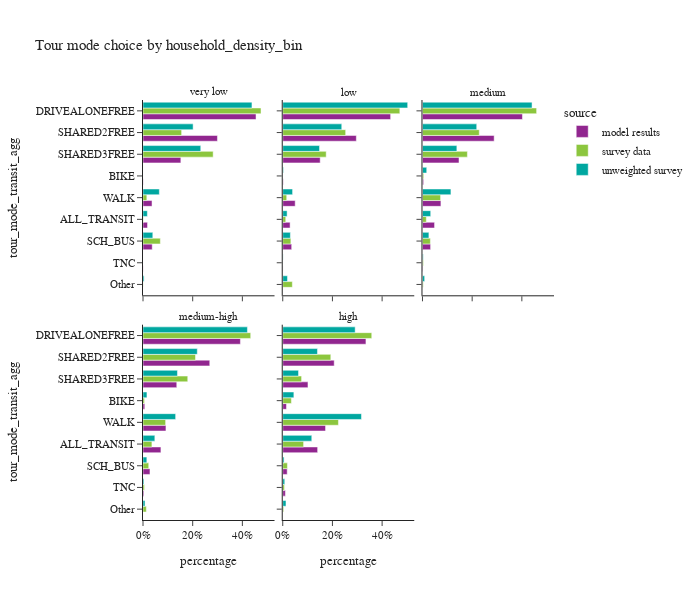
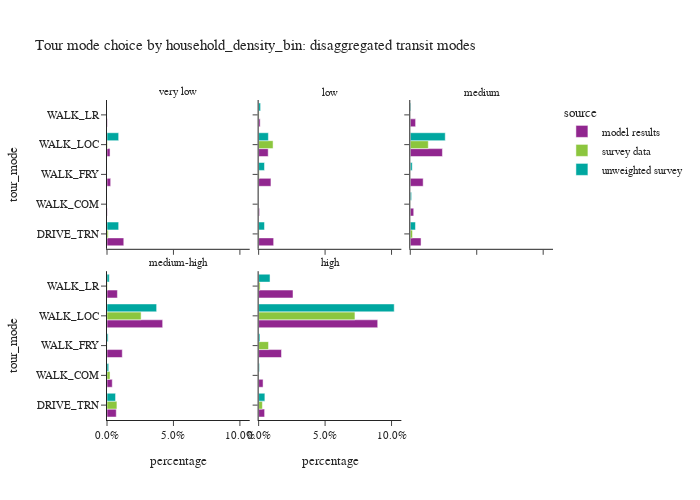

Notebook source saved alongside these figures, in order:
### Code cell
plot_mode_choice(tour_data,'household_density_bin',3,600)
plot_mode_choice_transit(tour_data,'household_density_bin',3,500)

### Figure 1 — Plotly figure (JSON) as saved in the notebook; plotly's stock layout.template omitted (floating-point values rounded to 4 significant figures)
{"data": [{"alignmentgroup": "True", "hovertemplate": "source=model results<br>household_density_bin=very low<br>percentage=%{x}<br>tour_mode_transit_agg=%{y}<extra></extra>", "legendgroup": "model results", "marker": {"color": "#91268F", "pattern": {"shape": ""}}, "name": "model results", "offsetgroup": "model results", "orientation": "h", "showlegend": true, "textposition": "auto", "type": "bar", "x": [0.0182, 0.000825, 0.4549, 0.0, 0.03712, 0.2996, 0.1524, 0.0005814, 0.03633], "xaxis": "x4", "y": ["ALL_TRANSIT", "BIKE", "DRIVEALONEFREE", "Other", "SCH_BUS", "SHARED2FREE", "SHARED3FREE", "TNC", "WALK"], "yaxis": "y4"}, {"alignmentgroup": "True", "hovertemplate": "source=model results<br>household_density_bin=low<br>percentage=%{x}<br>tour_mode_transit_agg=%{y}<extra></extra>", "legendgroup": "model results", "marker": {"color": "#91268F", "pattern": {"shape": ""}}, "name": "model results", "offsetgroup": "model results", "orientation": "h", "showlegend": false, "textposition": "auto", "type": "bar", "x": [0.02959, 0.00192, 0.4343, 0.0, 0.03599, 0.2962, 0.1507, 0.001127, 0.05008], "xaxis": "x5", "y": ["ALL_TRANSIT", "BIKE", "DRIVEALONEFREE", "Other", "SCH_BUS", "SHARED2FREE", "SHARED3FREE", "TNC", "WALK"], "yaxis": "y5"}, {"alignmentgroup": "True", "hovertemplate": "source=model results<br>household_density_bin=medium<br>percentage=%{x}<br>tour_mode_transit_agg=%{y}<extra></extra>", "legendgroup": "model results", "marker": {"color": "#91268F", "pattern": {"shape": ""}}, "name": "model results", "offsetgroup": "model results", "orientation": "h", "showlegend": false, "textposition": "auto", "type": "bar", "x": [0.04857, 0.004508, 0.4024, 0.0, 0.03265, 0.2885, 0.147, 0.002114, 0.07423], "xaxis": "x6", "y": ["ALL_TRANSIT", "BIKE", "DRIVEALONEFREE", "Other", "SCH_BUS", "SHARED2FREE", "SHARED3FREE", "TNC", "WALK"], "yaxis": "y6"}, {"alignmentgroup": "True", "hovertemplate": "source=model results<br>household_density_bin=medium-high<br>percentage=%{x}<br>tour_mode_transit_agg=%{y}<extra></extra>", "legendgroup": "model results", "marker": {"color": "#91268F", "pattern": {"shape": ""}}, "name": "model results", "offsetgroup": "model results", "orientation": "h", "showlegend": false, "textposition": "auto", "type": "bar", "x": [0.07212, 0.007171, 0.3921, 0.0, 0.02807, 0.2688, 0.1359, 0.003452, 0.09239], "xaxis": "x", "y": ["ALL_TRANSIT", "BIKE", "DRIVEALONEFREE", "Other", "SCH_BUS", "SHARED2FREE", "SHARED3FREE", "TNC", "WALK"], "yaxis": "y"}, {"alignmentgroup": "True", "hovertemplate": "source=model results<br>household_density_bin=high<br>percentage=%{x}<br>tour_mode_transit_agg=%{y}<extra></extra>", "legendgroup": "model results", "marker": {"color": "#91268F", "pattern": {"shape": ""}}, "name": "model results", "offsetgroup": "model results", "orientation": "h", "showlegend": false, "textposition": "auto", "type": "bar", "x": [0.1405, 0.01496, 0.3349, 0.0, 0.01796, 0.2072, 0.1015, 0.01066, 0.1723], "xaxis": "x2", "y": ["ALL_TRANSIT", "BIKE", "DRIVEALONEFREE", "Other", "SCH_BUS", "SHARED2FREE", "SHARED3FREE", "TNC", "WALK"], "yaxis": "y2"}, {"alignmentgroup": "True", "hovertemplate": "source=survey data<br>household_density_bin=very low<br>percentage=%{x}<br>tour_mode_transit_agg=%{y}<extra></extra>", "legendgroup": "survey data", "marker": {"color": "#8CC63E", "pattern": {"shape": ""}}, "name": "survey data", "offsetgroup": "survey data", "orientation": "h", "showlegend": true, "textposition": "auto", "type": "bar", "x": [0.001322, 0.0, 0.475, 0.0004852, 0.06982, 0.1555, 0.2824, 0.0, 0.01547], "xaxis": "x4", "y": ["ALL_TRANSIT", "BIKE", "DRIVEALONEFREE", "Other", "SCH_BUS", "SHARED2FREE", "SHARED3FREE", "TNC", "WALK"], "yaxis": "y4"}, {"alignmentgroup": "True", "hovertemplate": "source=survey data<br>household_density_bin=low<br>percentage=%{x}<br>tour_mode_transit_agg=%{y}<extra></extra>", "legendgroup": "survey data", "marker": {"color": "#8CC63E", "pattern": {"shape": ""}}, "name": "survey data", "offsetgroup": "survey data", "orientation": "h", "showlegend": false, "textposition": "auto", "type": "bar", "x": [0.01202, 0.0006736, 0.4714, 0.03861, 0.03281, 0.2533, 0.1749, 0.0003914, 0.01598], "xaxis": "x5", "y": ["ALL_TRANSIT", "BIKE", "DRIVEALONEFREE", "Other", "SCH_BUS", "SHARED2FREE", "SHARED3FREE", "TNC", "WALK"], "yaxis": "y5"}, {"alignmentgroup": "True", "hovertemplate": "source=survey data<br>household_density_bin=medium<br>percentage=%{x}<br>tour_mode_transit_agg=%{y}<extra></extra>", "legendgroup": "survey data", "marker": {"color": "#8CC63E", "pattern": {"shape": ""}}, "name": "survey data", "offsetgroup": "survey data", "orientation": "h", "showlegend": false, "textposition": "auto", "type": "bar", "x": [0.01541, 0.004833, 0.4595, 0.002906, 0.03182, 0.2285, 0.1807, 0.003464, 0.07285], "xaxis": "x6", "y": ["ALL_TRANSIT", "BIKE", "DRIVEALONEFREE", "Other", "SCH_BUS", "SHARED2FREE", "SHARED3FREE", "TNC", "WALK"], "yaxis": "y6"}, {"alignmentgroup": "True", "hovertemplate": "source=survey data<br>household_density_bin=medium-high<br>percentage=%{x}<br>tour_mode_transit_agg=%{y}<extra></extra>", "legendgroup": "survey data", "marker": {"color": "#8CC63E", "pattern": {"shape": ""}}, "name": "survey data", "offsetgroup": "survey data", "orientation": "h", "showlegend": false, "textposition": "auto", "type": "bar", "x": [0.03585, 0.006011, 0.4335, 0.01335, 0.02309, 0.2113, 0.1801, 0.005761, 0.09104], "xaxis": "x", "y": ["ALL_TRANSIT", "BIKE", "DRIVEALONEFREE", "Other", "SCH_BUS", "SHARED2FREE", "SHARED3FREE", "TNC", "WALK"], "yaxis": "y"}, {"alignmentgroup": "True", "hovertemplate": "source=survey data<br>household_density_bin=high<br>percentage=%{x}<br>tour_mode_transit_agg=%{y}<extra></extra>", "legendgroup": "survey data", "marker": {"color": "#8CC63E", "pattern": {"shape": ""}}, "name": "survey data", "offsetgroup": "survey data", "orientation": "h", "showlegend": false, "textposition": "auto", "type": "bar", "x": [0.08394, 0.0348, 0.3583, 0.003796, 0.01879, 0.1934, 0.07586, 0.006917, 0.2242], "xaxis": "x2", "y": ["ALL_TRANSIT", "BIKE", "DRIVEALONEFREE", "Other", "SCH_BUS", "SHARED2FREE", "SHARED3FREE", "TNC", "WALK"], "yaxis": "y2"}, {"alignmentgroup": "True", "hovertemplate": "source=unweighted survey<br>household_density_bin=very low<br>percentage=%{x}<br>tour_mode_transit_agg=%{y}<extra></extra>", "legendgroup": "unweighted survey", "marker": {"color": "#00A7A0", "pattern": {"shape": ""}}, "name": "unweighted survey", "offsetgroup": "unweighted survey", "orientation": "h", "showlegend": true, "textposition": "auto", "type": "bar", "x": [0.01754, 0.0, 0.4386, 0.004386, 0.03947, 0.2018, 0.2325, 0.0, 0.06579], "xaxis": "x4", "y": ["ALL_TRANSIT", "BIKE", "DRIVEALONEFREE", "Other", "SCH_BUS", "SHARED2FREE", "SHARED3FREE", "TNC", "WALK"], "yaxis": "y4"}, {"alignmentgroup": "True", "hovertemplate": "source=unweighted survey<br>household_density_bin=low<br>percentage=%{x}<br>tour_mode_transit_agg=%{y}<extra></extra>", "legendgroup": "unweighted survey", "marker": {"color": "#00A7A0", "pattern": {"shape": ""}}, "name": "unweighted survey", "offsetgroup": "unweighted survey", "orientation": "h", "showlegend": false, "textposition": "auto", "type": "bar", "x": [0.0176, 0.002933, 0.5029, 0.01906, 0.03079, 0.2375, 0.1481, 0.001466, 0.03959], "xaxis": "x5", "y": ["ALL_TRANSIT", "BIKE", "DRIVEALONEFREE", "Other", "SCH_BUS", "SHARED2FREE", "SHARED3FREE", "TNC", "WALK"], "yaxis": "y5"}, {"alignmentgroup": "True", "hovertemplate": "source=unweighted survey<br>household_density_bin=medium<br>percentage=%{x}<br>tour_mode_transit_agg=%{y}<extra></extra>", "legendgroup": "unweighted survey", "marker": {"color": "#00A7A0", "pattern": {"shape": ""}}, "name": "unweighted survey", "offsetgroup": "unweighted survey", "orientation": "h", "showlegend": false, "textposition": "auto", "type": "bar", "x": [0.03314, 0.01706, 0.441, 0.008772, 0.02583, 0.2183, 0.1384, 0.002924, 0.1145], "xaxis": "x6", "y": ["ALL_TRANSIT", "BIKE", "DRIVEALONEFREE", "Other", "SCH_BUS", "SHARED2FREE", "SHARED3FREE", "TNC", "WALK"], "yaxis": "y6"}, {"alignmentgroup": "True", "hovertemplate": "source=unweighted survey<br>household_density_bin=medium-high<br>percentage=%{x}<br>tour_mode_transit_agg=%{y}<extra></extra>", "legendgroup": "unweighted survey", "marker": {"color": "#00A7A0", "pattern": {"shape": ""}}, "name": "unweighted survey", "offsetgroup": "unweighted survey", "orientation": "h", "showlegend": false, "textposition": "auto", "type": "bar", "x": [0.04766, 0.01589, 0.4204, 0.008158, 0.01546, 0.2185, 0.1387, 0.003864, 0.1314], "xaxis": "x", "y": ["ALL_TRANSIT", "BIKE", "DRIVEALONEFREE", "Other", "SCH_BUS", "SHARED2FREE", "SHARED3FREE", "TNC", "WALK"], "yaxis": "y"}, {"alignmentgroup": "True", "hovertemplate": "source=unweighted survey<br>household_density_bin=high<br>percentage=%{x}<br>tour_mode_transit_agg=%{y}<extra></extra>", "legendgroup": "unweighted survey", "marker": {"color": "#00A7A0", "pattern": {"shape": ""}}, "name": "unweighted survey", "offsetgroup": "unweighted survey", "orientation": "h", "showlegend": false, "textposition": "auto", "type": "bar", "x": [0.1169, 0.04479, 0.2915, 0.0131, 0.005335, 0.1399, 0.06354, 0.008084, 0.3169], "xaxis": "x2", "y": ["ALL_TRANSIT", "BIKE", "DRIVEALONEFREE", "Other", "SCH_BUS", "SHARED2FREE", "SHARED3FREE", "TNC", "WALK"], "yaxis": "y2"}], "layout": {"annotations": [{"font": {}, "showarrow": false, "text": "medium-high", "x": 0.16, "xanchor": "center", "xref": "paper", "y": 0.465, "yanchor": "bottom", "yref": "paper"}, {"font": {}, "showarrow": false, "text": "high", "x": 0.5, "xanchor": "center", "xref": "paper", "y": 0.465, "yanchor": "bottom", "yref": "paper"}, {"font": {}, "showarrow": false, "text": "very low", "x": 0.16, "xanchor": "center", "xref": "paper", "y": 1.0, "yanchor": "bottom", "yref": "paper"}, {"font": {}, "showarrow": false, "text": "low", "x": 0.5, "xanchor": "center", "xref": "paper", "y": 1.0, "yanchor": "bottom", "yref": "paper"}, {"font": {}, "showarrow": false, "text": "medium", "x": 0.84, "xanchor": "center", "xref": "paper", "y": 1.0, "yanchor": "bottom", "yref": "paper"}], "barmode": "group", "height": 600, "legend": {"title": {"text": "source"}, "tracegroupgap": 0}, "title": {"text": "Tour mode choice by household_density_bin"}, "width": 700, "xaxis": {"anchor": "y", "domain": [0, 0.32], "tickformat": ".0%", "title": {"text": "percentage"}}, "xaxis2": {"anchor": "y2", "domain": [0.34, 0.66], "matches": "x", "tickformat": ".0%", "title": {"text": "percentage"}}, "xaxis3": {"anchor": "y3", "domain": [0.68, 1.0], "matches": "x", "title": {"text": "percentage"}}, "xaxis4": {"anchor": "y4", "domain": [0, 0.32], "matches": "x", "showticklabels": false}, "xaxis5": {"anchor": "y5", "domain": [0.34, 0.66], "matches": "x", "showticklabels": false}, "xaxis6": {"anchor": "y6", "domain": [0.68, 1.0], "matches": "x", "showticklabels": false}, "yaxis": {"anchor": "x", "categoryarray": ["Other", "TNC", "SCH_BUS", "ALL_TRANSIT", "WALK", "BIKE", "SHARED3FREE", "SHARED2FREE", "DRIVEALONEFREE"], "categoryorder": "array", "domain": [0, 0.465], "title": {"text": "tour_mode_transit_agg"}}, "yaxis2": {"anchor": "x2", "domain": [0, 0.465], "matches": "y", "showticklabels": false}, "yaxis3": {"anchor": "x3", "domain": [0, 0.465], "matches": "y", "showticklabels": false}, "yaxis4": {"anchor": "x4", "categoryarray": ["Other", "TNC", "SCH_BUS", "ALL_TRANSIT", "WALK", "BIKE", "SHARED3FREE", "SHARED2FREE", "DRIVEALONEFREE"], "categoryorder": "array", "domain": [0.535, 1.0], "matches": "y", "title": {"text": "tour_mode_transit_agg"}}, "yaxis5": {"anchor": "x5", "domain": [0.535, 1.0], "matches": "y", "showticklabels": false}, "yaxis6": {"anchor": "x6", "domain": [0.535, 1.0], "matches": "y", "showticklabels": false}}}

### Figure 2 — Plotly figure (JSON) as saved in the notebook; plotly's stock layout.template omitted (floating-point values rounded to 4 significant figures)
{"data": [{"alignmentgroup": "True", "hovertemplate": "source=model results<br>household_density_bin=very low<br>percentage=%{x}<br>tour_mode=%{y}<extra></extra>", "legendgroup": "model results", "marker": {"color": "#91268F", "pattern": {"shape": ""}}, "name": "model results", "offsetgroup": "model results", "orientation": "h", "showlegend": true, "textposition": "auto", "type": "bar", "x": [0.01262, 0.0002104, 0.002763, 0.002287, 0.0003156], "xaxis": "x4", "y": ["DRIVE_TRN", "WALK_COM", "WALK_FRY", "WALK_LOC", "WALK_LR"], "yaxis": "y4"}, {"alignmentgroup": "True", "hovertemplate": "source=survey data<br>household_density_bin=very low<br>percentage=%{x}<br>tour_mode=%{y}<extra></extra>", "legendgroup": "survey data", "marker": {"color": "#8CC63E", "pattern": {"shape": ""}}, "name": "survey data", "offsetgroup": "survey data", "orientation": "h", "showlegend": true, "textposition": "auto", "type": "bar", "x": [0.0009318, 0.0, 0.0, 0.0003899, 0.0], "xaxis": "x4", "y": ["DRIVE_TRN", "WALK_COM", "WALK_FRY", "WALK_LOC", "WALK_LR"], "yaxis": "y4"}, {"alignmentgroup": "True", "hovertemplate": "source=unweighted survey<br>household_density_bin=very low<br>percentage=%{x}<br>tour_mode=%{y}<extra></extra>", "legendgroup": "unweighted survey", "marker": {"color": "#00A7A0", "pattern": {"shape": ""}}, "name": "unweighted survey", "offsetgroup": "unweighted survey", "orientation": "h", "showlegend": true, "textposition": "auto", "type": "bar", "x": [0.008772, 0.0, 0.0, 0.008772, 0.0], "xaxis": "x4", "y": ["DRIVE_TRN", "WALK_COM", "WALK_FRY", "WALK_LOC", "WALK_LR"], "yaxis": "y4"}, {"alignmentgroup": "True", "hovertemplate": "source=model results<br>household_density_bin=low<br>percentage=%{x}<br>tour_mode=%{y}<extra></extra>", "legendgroup": "model results", "marker": {"color": "#91268F", "pattern": {"shape": ""}}, "name": "model results", "offsetgroup": "model results", "orientation": "h", "showlegend": false, "textposition": "auto", "type": "bar", "x": [0.0113, 0.0007017, 0.009264, 0.007184, 0.00114], "xaxis": "x5", "y": ["DRIVE_TRN", "WALK_COM", "WALK_FRY", "WALK_LOC", "WALK_LR"], "yaxis": "y5"}, {"alignmentgroup": "True", "hovertemplate": "source=survey data<br>household_density_bin=low<br>percentage=%{x}<br>tour_mode=%{y}<extra></extra>", "legendgroup": "survey data", "marker": {"color": "#8CC63E", "pattern": {"shape": ""}}, "name": "survey data", "offsetgroup": "survey data", "orientation": "h", "showlegend": false, "textposition": "auto", "type": "bar", "x": [0.0003693, 0.0, 0.0004529, 0.01086, 0.0003436], "xaxis": "x5", "y": ["DRIVE_TRN", "WALK_COM", "WALK_FRY", "WALK_LOC", "WALK_LR"], "yaxis": "y5"}, {"alignmentgroup": "True", "hovertemplate": "source=unweighted survey<br>household_density_bin=low<br>percentage=%{x}<br>tour_mode=%{y}<extra></extra>", "legendgroup": "unweighted survey", "marker": {"color": "#00A7A0", "pattern": {"shape": ""}}, "name": "unweighted survey", "offsetgroup": "unweighted survey", "orientation": "h", "showlegend": false, "textposition": "auto", "type": "bar", "x": [0.004399, 0.0, 0.004399, 0.007331, 0.001466], "xaxis": "x5", "y": ["DRIVE_TRN", "WALK_COM", "WALK_FRY", "WALK_LOC", "WALK_LR"], "yaxis": "y5"}, {"alignmentgroup": "True", "hovertemplate": "source=model results<br>household_density_bin=medium<br>percentage=%{x}<br>tour_mode=%{y}<extra></extra>", "legendgroup": "model results", "marker": {"color": "#91268F", "pattern": {"shape": ""}}, "name": "model results", "offsetgroup": "model results", "orientation": "h", "showlegend": false, "textposition": "auto", "type": "bar", "x": [0.008094, 0.002598, 0.009695, 0.02418, 0.004003], "xaxis": "x6", "y": ["DRIVE_TRN", "WALK_COM", "WALK_FRY", "WALK_LOC", "WALK_LR"], "yaxis": "y6"}, {"alignmentgroup": "True", "hovertemplate": "source=survey data<br>household_density_bin=medium<br>percentage=%{x}<br>tour_mode=%{y}<extra></extra>", "legendgroup": "survey data", "marker": {"color": "#8CC63E", "pattern": {"shape": ""}}, "name": "survey data", "offsetgroup": "survey data", "orientation": "h", "showlegend": false, "textposition": "auto", "type": "bar", "x": [0.001661, 0.0001006, 9.807e-05, 0.01355, 0.0], "xaxis": "x6", "y": ["DRIVE_TRN", "WALK_COM", "WALK_FRY", "WALK_LOC", "WALK_LR"], "yaxis": "y6"}, {"alignmentgroup": "True", "hovertemplate": "source=unweighted survey<br>household_density_bin=medium<br>percentage=%{x}<br>tour_mode=%{y}<extra></extra>", "legendgroup": "unweighted survey", "marker": {"color": "#00A7A0", "pattern": {"shape": ""}}, "name": "unweighted survey", "offsetgroup": "unweighted survey", "orientation": "h", "showlegend": false, "textposition": "auto", "type": "bar", "x": [0.003899, 0.0009747, 0.001462, 0.02632, 0.0004873], "xaxis": "x6", "y": ["DRIVE_TRN", "WALK_COM", "WALK_FRY", "WALK_LOC", "WALK_LR"], "yaxis": "y6"}, {"alignmentgroup": "True", "hovertemplate": "source=model results<br>household_density_bin=medium-high<br>percentage=%{x}<br>tour_mode=%{y}<extra></extra>", "legendgroup": "model results", "marker": {"color": "#91268F", "pattern": {"shape": ""}}, "name": "model results", "offsetgroup": "model results", "orientation": "h", "showlegend": false, "textposition": "auto", "type": "bar", "x": [0.006969, 0.003954, 0.01149, 0.04188, 0.007822], "xaxis": "x", "y": ["DRIVE_TRN", "WALK_COM", "WALK_FRY", "WALK_LOC", "WALK_LR"], "yaxis": "y"}, {"alignmentgroup": "True", "hovertemplate": "source=survey data<br>household_density_bin=medium-high<br>percentage=%{x}<br>tour_mode=%{y}<extra></extra>", "legendgroup": "survey data", "marker": {"color": "#8CC63E", "pattern": {"shape": ""}}, "name": "survey data", "offsetgroup": "survey data", "orientation": "h", "showlegend": false, "textposition": "auto", "type": "bar", "x": [0.007465, 0.002277, 7.047e-05, 0.02566, 0.0003714], "xaxis": "x", "y": ["DRIVE_TRN", "WALK_COM", "WALK_FRY", "WALK_LOC", "WALK_LR"], "yaxis": "y"}, {"alignmentgroup": "True", "hovertemplate": "source=unweighted survey<br>household_density_bin=medium-high<br>percentage=%{x}<br>tour_mode=%{y}<extra></extra>", "legendgroup": "unweighted survey", "marker": {"color": "#00A7A0", "pattern": {"shape": ""}}, "name": "unweighted survey", "offsetgroup": "unweighted survey", "orientation": "h", "showlegend": false, "textposition": "auto", "type": "bar", "x": [0.006441, 0.001288, 0.0008587, 0.03736, 0.001717], "xaxis": "x", "y": ["DRIVE_TRN", "WALK_COM", "WALK_FRY", "WALK_LOC", "WALK_LR"], "yaxis": "y"}, {"alignmentgroup": "True", "hovertemplate": "source=model results<br>household_density_bin=high<br>percentage=%{x}<br>tour_mode=%{y}<extra></extra>", "legendgroup": "model results", "marker": {"color": "#91268F", "pattern": {"shape": ""}}, "name": "model results", "offsetgroup": "model results", "orientation": "h", "showlegend": false, "textposition": "auto", "type": "bar", "x": [0.004494, 0.003323, 0.01721, 0.0896, 0.02586], "xaxis": "x2", "y": ["DRIVE_TRN", "WALK_COM", "WALK_FRY", "WALK_LOC", "WALK_LR"], "yaxis": "y2"}, {"alignmentgroup": "True", "hovertemplate": "source=survey data<br>household_density_bin=high<br>percentage=%{x}<br>tour_mode=%{y}<extra></extra>", "legendgroup": "survey data", "marker": {"color": "#8CC63E", "pattern": {"shape": ""}}, "name": "survey data", "offsetgroup": "survey data", "orientation": "h", "showlegend": false, "textposition": "auto", "type": "bar", "x": [0.002829, 0.0001155, 0.007434, 0.07246, 0.0011], "xaxis": "x2", "y": ["DRIVE_TRN", "WALK_COM", "WALK_FRY", "WALK_LOC", "WALK_LR"], "yaxis": "y2"}, {"alignmentgroup": "True", "hovertemplate": "source=unweighted survey<br>household_density_bin=high<br>percentage=%{x}<br>tour_mode=%{y}<extra></extra>", "legendgroup": "unweighted survey", "marker": {"color": "#00A7A0", "pattern": {"shape": ""}}, "name": "unweighted survey", "offsetgroup": "unweighted survey", "orientation": "h", "showlegend": false, "textposition": "auto", "type": "bar", "x": [0.004689, 0.0006467, 0.0009701, 0.102, 0.008569], "xaxis": "x2", "y": ["DRIVE_TRN", "WALK_COM", "WALK_FRY", "WALK_LOC", "WALK_LR"], "yaxis": "y2"}], "layout": {"annotations": [{"font": {}, "showarrow": false, "text": "medium-high", "x": 0.16, "xanchor": "center", "xref": "paper", "y": 0.465, "yanchor": "bottom", "yref": "paper"}, {"font": {}, "showarrow": false, "text": "high", "x": 0.5, "xanchor": "center", "xref": "paper", "y": 0.465, "yanchor": "bottom", "yref": "paper"}, {"font": {}, "showarrow": false, "text": "very low", "x": 0.16, "xanchor": "center", "xref": "paper", "y": 1.0, "yanchor": "bottom", "yref": "paper"}, {"font": {}, "showarrow": false, "text": "low", "x": 0.5, "xanchor": "center", "xref": "paper", "y": 1.0, "yanchor": "bottom", "yref": "paper"}, {"font": {}, "showarrow": false, "text": "medium", "x": 0.84, "xanchor": "center", "xref": "paper", "y": 1.0, "yanchor": "bottom", "yref": "paper"}], "barmode": "group", "height": 500, "legend": {"title": {"text": "source"}, "tracegroupgap": 0}, "title": {"text": "Tour mode choice by household_density_bin: disaggregated transit modes"}, "width": 700, "xaxis": {"anchor": "y", "domain": [0, 0.32], "tickformat": ".1%", "title": {"text": "percentage"}}, "xaxis2": {"anchor": "y2", "domain": [0.34, 0.66], "matches": "x", "tickformat": ".1%", "title": {"text": "percentage"}}, "xaxis3": {"anchor": "y3", "domain": [0.68, 1.0], "matches": "x", "title": {"text": "percentage"}}, "xaxis4": {"anchor": "y4", "domain": [0, 0.32], "matches": "x", "showticklabels": false}, "xaxis5": {"anchor": "y5", "domain": [0.34, 0.66], "matches": "x", "showticklabels": false}, "xaxis6": {"anchor": "y6", "domain": [0.68, 1.0], "matches": "x", "showticklabels": false}, "yaxis": {"anchor": "x", "domain": [0, 0.465], "title": {"text": "tour_mode"}}, "yaxis2": {"anchor": "x2", "domain": [0, 0.465], "matches": "y", "showticklabels": false}, "yaxis3": {"anchor": "x3", "domain": [0, 0.465], "matches": "y", "showticklabels": false}, "yaxis4": {"anchor": "x4", "domain": [0.535, 1.0], "matches": "y", "title": {"text": "tour_mode"}}, "yaxis5": {"anchor": "x5", "domain": [0.535, 1.0], "matches": "y", "showticklabels": false}, "yaxis6": {"anchor": "x6", "domain": [0.535, 1.0], "matches": "y", "showticklabels": false}}}
